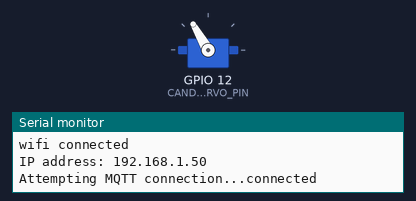
This sketch was run on a simulated ESP8266 (NodeMCU). Parts: servo, the last lines printed to the serial monitor. WiFi joins after 1.5 s; servers stay silent unless stated; no MQTT or app messages arrive unless stated.

Above: at 1.55 s.
At 1.95 s:
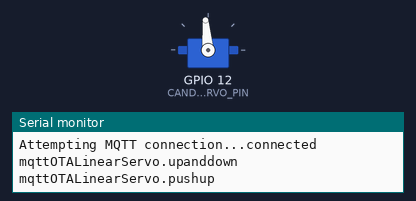
At 2.4 s:
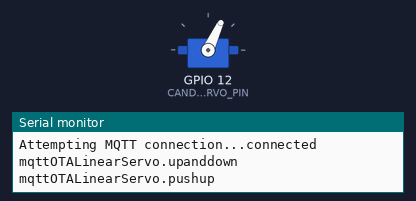
At 3.6 s:
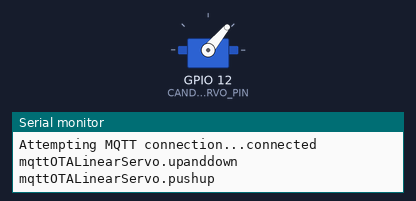
Timing chart, 0 to 8.6 s (numbered marks = the images above):
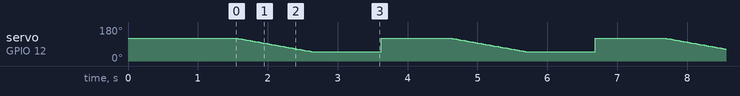

Measured:
- by itself, servo on GPIO 12 (CANDY_SERVO_PIN): ramps from 120° to 50° and jumps back, once every 3.1 s

The sketch:

mqttORALinearServo.ino
```cpp
//OTA includes
#include <ESP8266WiFi.h>
#include <ESP8266mDNS.h>
#include <WiFiUdp.h>
#include <ArduinoOTA.h>
//MQTTincludes
#include <PubSubClient.h>
//Servo includesS
#include <Servo.h>

//set Candy servo pin
#define CANDY_SERVO_PIN 12
#define CANDY_TOP 50
#define CANDY_BOTTOM 120

/* WiFi Settings */
#define ssid "pricelan"
#define password "candyman"

Servo candyServo;

/* MQTT Settings */
const char* mqttTopic = "infrared1/receive";   // MQTT topic
IPAddress broker(192,168,1,31);             // Address of the MQTT broker
#define CLIENT_ID "infrared1"     // Client ID to send to the broker

//-------------------------------------------------------------------
// MQTT callback to process messages
//-------------------------------------------------------------------
void callback(char* topic, byte* payload, unsigned int length) {
  Serial.print("Message arrived [");
  Serial.print(topic);
  Serial.print("] ");
  for (int i=0;i<length;i++) {
    Serial.print((char)payload[i]);
  }
  Serial.println();

/*  // Examine only the first character of the message
  if(payload[0] == 49)              // Message "1" in ASCII (turn outputs ON)
  {
    digitalWrite(ledPin, LOW);      // LED is active-low, so this turns it on
    digitalWrite(relayPin, HIGH);
  } else if(payload[0] == 48)       // Message "0" in ASCII (turn outputs OFF)
  {
    digitalWrite(ledPin, HIGH);     // LED is active-low, so this turns it off
    digitalWrite(relayPin, LOW);
  } else {
    Serial.println("Unknown value");
  }
*/
}

WiFiClient wificlient;
PubSubClient client(wificlient);

//-------------------------------------------------------------------
// Attempt connection to MQTT broker and subscribe to command topic
//-------------------------------------------------------------------
void reconnect() {
  // Loop until we're reconnected
  while (!client.connected()) {
    Serial.print("Attempting MQTT connection...");
    // Attempt to connect
    if (client.connect(CLIENT_ID)) {
      Serial.println("connected");
//      client.subscribe(mqttTopic);
    } else {
      Serial.print("failed, rc=");
      Serial.print(client.state());
      Serial.println(" try again in 5 seconds");
      // Wait 5 seconds before retrying
      delay(5000);
    }
  }
}

//--------------------------------------------------------------
//numvar pushup(void) {
//--------------------------------------------------------------
void pushup(void) {
  Serial.println("mqttOTALinearServo.pushup");
  for (byte pos=CANDY_BOTTOM; pos>=CANDY_TOP; pos--)     // goes from 180 degrees to 0 degrees
  {
    candyServo.write(pos);              // tell servo to go to position in variable 'pos'
    delay(15);                       // waits 15ms for the servo to reach the position
  }
}

//--------------------------------------------------------------
//numvar dropdown(void) {
//--------------------------------------------------------------
void dropdown(void) {
  Serial.println("mqttOTALinearServo.dropdown");
  candyServo.write(CANDY_BOTTOM);              // tell servo to go to position in variable 'pos'
}

//--------------------------------------------------------------
// this function will be implemented in bitlash as the IR function
// for the candy store window.
//--------------------------------------------------------------
void upanddown() {
  Serial.println("mqttOTALinearServo.upanddown");
  pushup();
  delay(1000);
  dropdown();
}

//--------------------------------------------------------------
void setup() {
  Serial.begin(115200);
  Serial.println("mqttOTALinearServo.setup");
  Serial.println("Booting");
  WiFi.mode(WIFI_STA);
  WiFi.begin(ssid, password);
  while (WiFi.waitForConnectResult() != WL_CONNECTED) {
    Serial.println("Wifi connection Failed! Rebooting...");
    delay(5000);
    ESP.restart();
  }

  ArduinoOTA.onStart([]() {
    String type;
    if (ArduinoOTA.getCommand() == U_FLASH)
      type = "sketch";
    else // U_SPIFFS
      type = "filesystem";

    // NOTE: if updating SPIFFS this would be the place to unmount SPIFFS using SPIFFS.end()
    Serial.println("Start updating " + type);
  });
  ArduinoOTA.onEnd([]() {
    Serial.println("\nEnd");
  });
  ArduinoOTA.onProgress([](unsigned int progress, unsigned int total) {
    Serial.printf("Progress: %u%%\r", (progress / (total / 100)));
  });
  ArduinoOTA.onError([](ota_error_t error) {
    Serial.printf("Error[%u]: ", error);
    if (error == OTA_AUTH_ERROR) Serial.println("Auth Failed");
    else if (error == OTA_BEGIN_ERROR) Serial.println("Begin Failed");
    else if (error == OTA_CONNECT_ERROR) Serial.println("Connect Failed");
    else if (error == OTA_RECEIVE_ERROR) Serial.println("Receive Failed");
    else if (error == OTA_END_ERROR) Serial.println("End Failed");
  });
  ArduinoOTA.begin();
  Serial.println("wifi connected");
  Serial.print("IP address: ");
  Serial.println(WiFi.localIP());

  candyServo.attach(CANDY_SERVO_PIN);
  candyServo.write(CANDY_BOTTOM);

  /* Prepare MQTT client */
  client.setServer(broker, 1883);
  client.setCallback(callback);
}

//--------------------------------------------------------------
void loop() {
  //Serial.println("basicLinearServo.loop");

  ArduinoOTA.handle();

  if (WiFi.status() != WL_CONNECTED)
  {
    Serial.print("Connecting to ");
    Serial.print(ssid);
    Serial.println("...");
    WiFi.begin(ssid, password);

    if (WiFi.waitForConnectResult() != WL_CONNECTED)
      return;
    Serial.println("WiFi connected");
  }

  if (WiFi.status() == WL_CONNECTED) {
    if (!client.connected()) {
      reconnect();
    }
  }

  upanddown();
  delay(1000);

  if (client.connected())
    client.loop();
}
```
